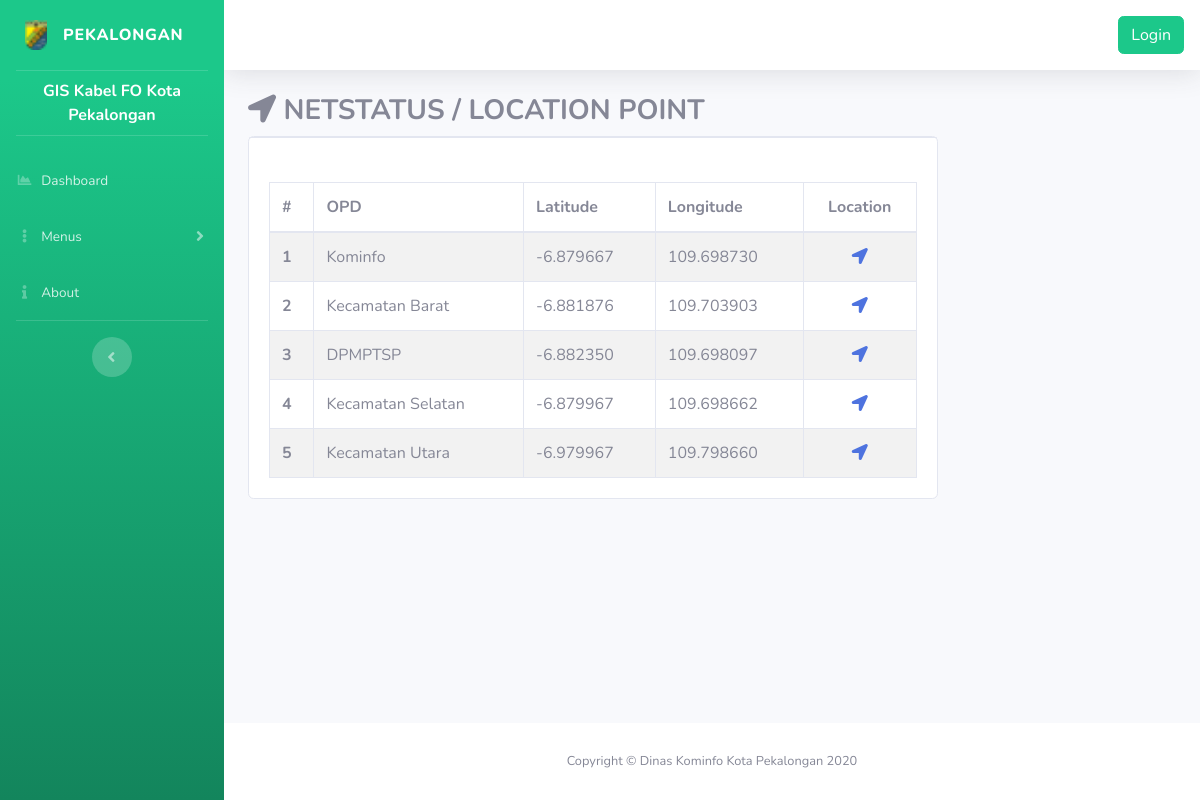
The page /index.php/netstatus/location on the database as committed earlier.
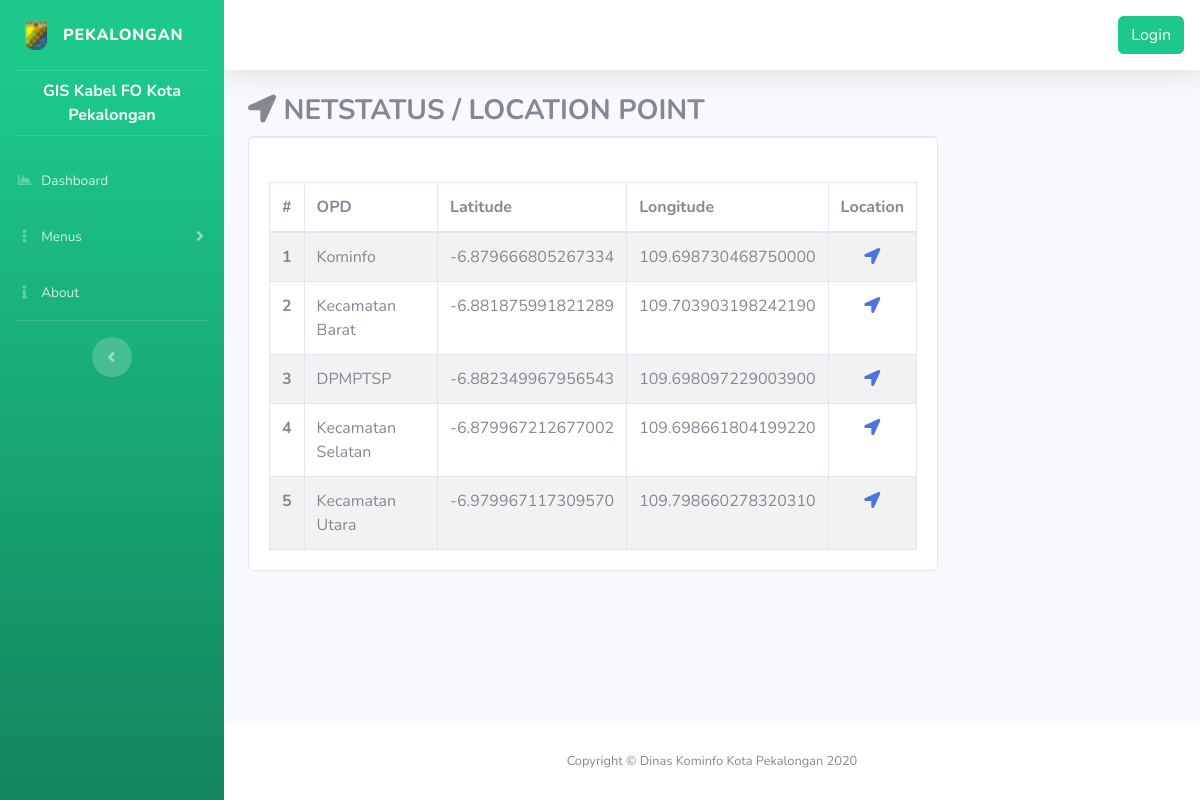
The same page on the database as committed later.
### tables this page shows
CREATE TABLE `data` (
  `id` int(10) NOT NULL,
  `waktu` timestamp NOT NULL DEFAULT CURRENT_TIMESTAMP ON UPDATE CURRENT_TIMESTAMP,
  `id_kecamatan` varchar(255) NOT NULL,
  `opd` varchar(255) NOT NULL,
  `alamat` varchar(255) NOT NULL,
  `cluster` varchar(3) NOT NULL,
  `kondisi` varchar(4) NOT NULL,
  `jenis_konverter` varchar(6) NOT NULL,
  `jointing1` varchar(100) NOT NULL DEFAULT 'No Jointing',
  `jointing2` varchar(100) NOT NULL DEFAULT 'No Jointing',
  `jointing3` varchar(100) NOT NULL DEFAULT 'No Jointing',
  `ip` varchar(15) NOT NULL,
  `surveyor` text NOT NULL
);

CREATE TABLE `data2` (
  `id` int(50) NOT NULL,
  `foto1` varchar(255) NOT NULL DEFAULT 'no.jpg',
  `foto2` varchar(255) NOT NULL DEFAULT 'no.jpg',
  `foto3` varchar(255) NOT NULL DEFAULT 'no.jpg',
  `foto4` varchar(255) NOT NULL DEFAULT 'no.jpg',
  `latitude` varchar(30) NOT NULL,
  `longitude` varchar(30) NOT NULL
);

### index.php (called while the page is built, shortened)
<?php
require_once BASEPATH.'core/CodeIgniter.php';

### application/models/Home_model.php (called while the page is built, shortened)
<?php
class Home_model extends CI_Model {
	public function location(){
		$data = $this->db->query("SELECT data.opd, data2.latitude, data2.longitude from data INNER JOIN data2 ON data.id = data2.id");
		return $data->result_array();
	}
}

### application/views/home/location.php (the view, shortened to what this page needs)
<div class="container-fluid">
	<h3><strong><span><?= $icon ?></span> <?= $title ?></strong></h3>
	<section class="content">
		<div class="row">
			<div class="col-lg-9 col-md-12 col-sm-12">
				<div class="box-body">
					<div class="card">
						<div class="card-header d-flex p-0">
						</div>
						<div class="card-body">
							<div class="tab-content">
								<br>
								<div>
									<div class="table-wrapper-scroll-y my-custom-scrollbar">
										<table class="table table-bordered table-striped mb-0">
											<thead>
												<tr>
													<th scope="col">#</th>
													<th scope="col">OPD</th>
													<th scope="col">Latitude</th>
													<th scope="col">Longitude</th>
													<th scope="col" class="text-center">Location</th>
												</tr>
											</thead>
											<tbody>
												<?php $i = 1; ?>
												<?php foreach ($location as $l) : ?>
													<tr>
														<th scope="row"><?= $i; ?></th>
														<td><?php echo $l['opd'] ?></td>
														<td><?php echo $l['latitude'] ?></td>
														<td><?php echo $l['longitude'] ?></td>
														<td><center><a target="_blank" href="https://www.google.com/maps/dir//<?php echo $l['latitude'] ?>,<?php echo $l['longitude'] ?>"><i class="fas fa-location-arrow"></i></a></center></td>
													</tr>
													<?php $i++; ?>
												<?php endforeach; ?>
											</tbody>
										</table>
									</div>
								</div>
							</div>
						</div>
					</div>
				</div>
			</section>
	</div>
</div>

Rows that differ between the two databases and show on the page:
changed data "Kominfo": data2.latitude "-6.879667" → "-6.879666805267334"; data2.longitude "109.698730" → "109.698730468750000"
changed data "Kecamatan Barat": data2.latitude "-6.881876" → "-6.881875991821289"; data2.longitude "109.703903" → "109.703903198242190"
changed data "DPMPTSP": data2.latitude "-6.882350" → "-6.882349967956543"; data2.longitude "109.698097" → "109.698097229003900"
changed data "Kecamatan Selatan": data2.latitude "-6.879967" → "-6.879967212677002"; data2.longitude "109.698662" → "109.698661804199220"
changed data "Kecamatan Utara": data2.latitude "-6.979967" → "-6.979967117309570"; data2.longitude "109.798660" → "109.798660278320310"
